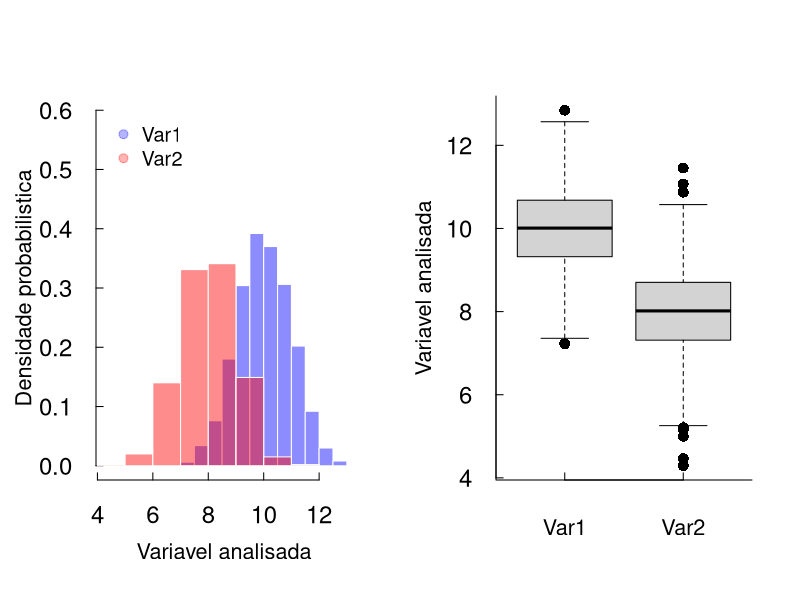

R code for this plot:
##FUNCAO
library(scales)

#Nao utilizai a ed.shapes pq nao vimos em aula. 
#Só rodei a minha funcao com análise exploratória a partir de histograma e boxplot
explore<- function(dados1, dados2){
if(class(dados1)!= 'numeric'|class(dados2)!= 'numeric'){
  stop("Os Dados precisam ser numericos")
}
if(length(dados1)!= length(dados2)){
    stop("Os vetores precisam ter o mesmo comprimento")
}
  par(mfrow=c(1,2),mar=c(5,4,4,2), cex.axis=1.2,cex.lab=1.2,las=1,bty="l", tcl=0.3,cex=1.2)
  hist(dados1,freq=F, main="", xlab='',ylab='', ylim=c(0,0.6),breaks=10,
     col=alpha('blue', 0.45), border=F,xlim=range(c(dados2,dados1)))
hist(dados2, freq=F,main="", xlab='',ylab='',border = F,col=alpha('red', 0.45), breaks=10,add=T)
coordx <- min(c(dados1,dados2))
coordy <- 0.6
legend(x=coordx,y=coordy, legend=c("Var1","Var2"), pch=19, col=alpha(c("blue","red"),0.3) , bty="n", cex=1)
mtext("Densidade probabilistica", side=2, las=0, line = 2.5, cex=1.3)
mtext("Variavel analisada", side=1, las=0, line = 2.5, cex=1.3)
boxplot(dados1,dados2,pch=16,xlab="")
mtext("Variavel analisada", side=2, las=0, line = 2.5, cex=1.3)
mtext(c("Var1","Var2"), at=c(1,2), side=1, las=0, line = 1.5, cex=1.3)
res <- summary(dados1)
res2 <-summary(dados2) 
o <- cbind(dados1,dados2)
correl <- cor(o,method =  "spearman")
resultado <- list(res, res2, correl[1,2])
names(resultado) <- c("sumario variavel 1", 'sumario variavel 2', "correlacao")
return(resultado)
}

#TESTE
test <- explore(rnorm(1000,10,1),rnorm(1000,8,1))

